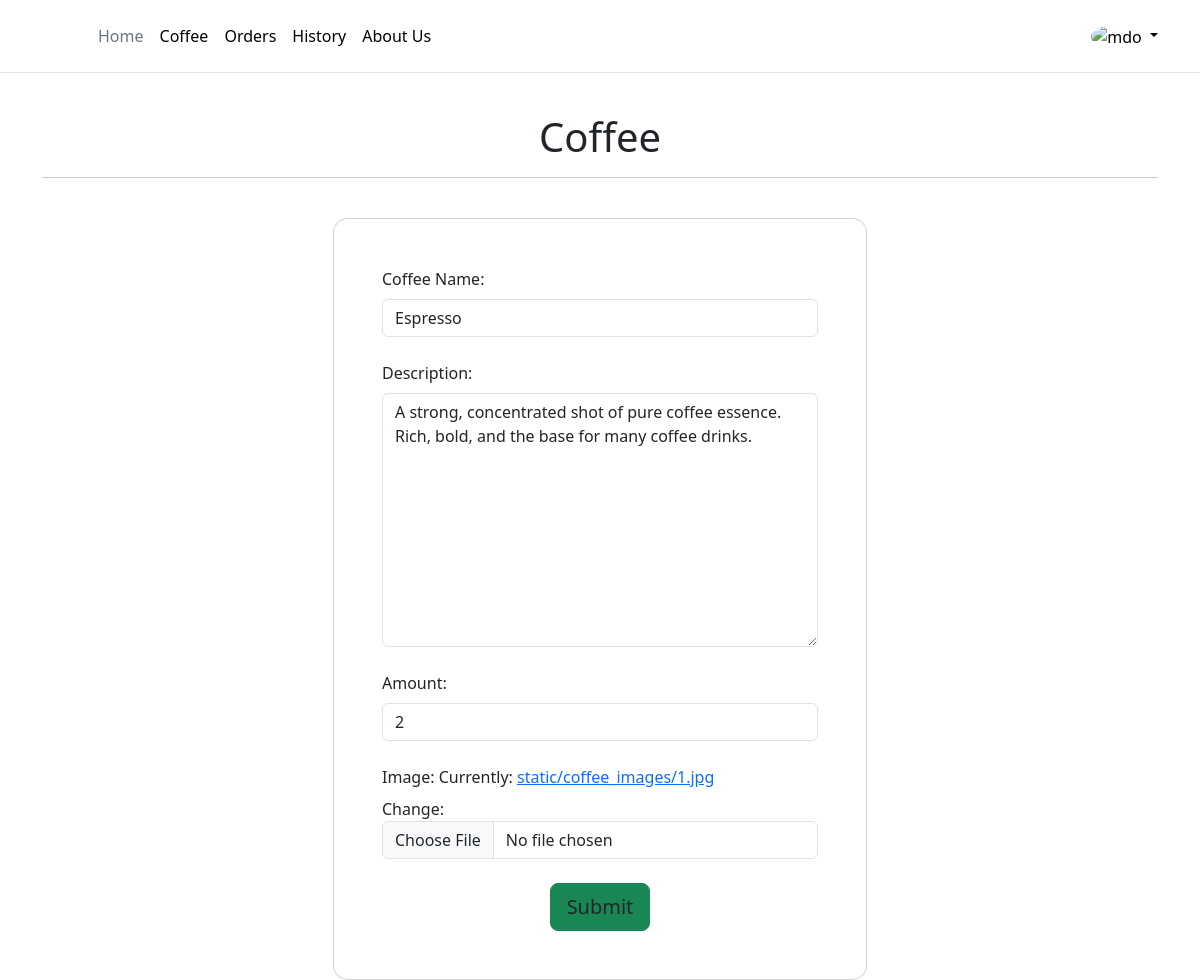
Page /coffee_form_add_update/6 (signed in) on the committed database.
### coffee/models.py (models this page shows, shortened)
class Coffee(models.Model):
    image = models.ImageField(upload_to="static/coffee_images/")
    name = models.CharField(max_length=100)
    description = models.TextField()
    cost = models.IntegerField()

### coffee/views.py (the view, shortened to what this page needs)
# urls.py: path('coffee_form_add_update/', views.coffee_form_add_update, name='add_coffee'),
@login_required
def coffee_form_add_update(request, id=0):
    try:
        if request.method == 'GET':
            if id == 0:
                m_form = CoffeeForm()
            else:
                coffee = Coffee.objects.get(id=id)
                m_form = CoffeeForm(instance=coffee)
            return render(request, 'coffee_form.html', {'m_form': m_form})
    except Exception as e:
        print(e)
        return redirect(handler500)

### coffee/forms.py
class CoffeeForm(forms.ModelForm):
    class Meta:
        model = Coffee
        fields = ("name", "description", "cost", "image")
        labels = {
            "name": "Coffee Name",
            "description": "Description",
            "cost": "Amount",
            "image": "Image",
        }

### templates/coffee_form.html (shortened to what this page needs)
{% extends '_partials/base.html' %}
{% load static %}
{% load widget_tweaks %}
{% block body %}
<div class="container">
    <br>
    <h1 class="text-center">Coffee</h1>
    <hr>
    <br>
    <section class="vh-20 bg-image vh-20">
        <div class="mask d-flex align-items-center h-100 gradient-custom-2">
            <div class="container h-100">
                <div class="row d-flex justify-content-center align-items-center h-100">
                    <div class="col-12 col-md-9 col-lg-7 col-xl-6">
                        <div class="card" style="border-radius: 15px;">
                            <div class="card-body p-5">
                                <form enctype="multipart/form-data" method="POST">
                                    {% for field in m_form.visible_fields %}
                                    {% if field.name == "image" %}
                                    <div class="form-outline mb-4">
                                        <label class="form-label" for="id_username">{{ field.label_tag }}</label>
                                        {% render_field field class="form-control" %}
                                    </div>
                                    {% else %}
                                    <div class="form-outline mb-4">
                                        <label class="form-label" for="id_username">{{ field.label_tag }}</label>
                                        {% render_field field class="form-control" %}
                                    </div>
                                    {% endif %}
                                    {% endfor %}
                                    <div class="d-flex justify-content-center">
                                        <button type="submit"
                                            class="btn btn-success btn-block btn-lg gradient-custom-4 text-body">Submit</button>
                                    </div>
                                </form>
                            </div>
                        </div>
                    </div>
                </div>
            </div>
        </div>
    </section>
</div>
{% endblock %}

### rows in the picture
Coffee: name "Espresso" "A strong, concentrated shot of pure coffee essence. Rich, bold, and the base for many coffee drinks." "2"

### other values in the picture
{{ field.label_tag }} "Coffee Name:" "Description:" "Amount:"
{{ field.label_tag }} "Image:"
